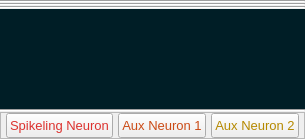
                      <widget class="QWidget" name="page_103_2_0">
                       <layout class="QVBoxLayout" name="verticalLayout_42">
                        <property name="spacing">
                         <number>0</number>
                        </property>
                        <property name="leftMargin">
                         <number>0</number>
                        </property>
                        <property name="topMargin">
                         <number>0</number>
                        </property>
                        <property name="rightMargin">
                         <number>0</number>
                        </property>
                        <property name="bottomMargin">
                         <number>0</number>
                        </property>
                        <item>
                         <widget class="PlotWidget" name="DataAnalysis_Oscilloscope_widget2_0_0" native="true">
                          <property name="sizePolicy">
                           <sizepolicy hsizetype="Preferred" vsizetype="Expanding">
                            <horstretch>0</horstretch>
                            <verstretch>0</verstretch>
                           </sizepolicy>
                          </property>
                          <property name="styleSheet">
                           <string notr="true">background-color: rgb(0, 30, 38);</string>
                          </property>
                         </widget>
                        </item>
                        <item>
                         <widget class="Line" name="line_14">
                          <property name="orientation">
                           <enum>Qt::Horizontal</enum>
                          </property>
                         </widget>
                        </item>
                        <item>
                         <widget class="PlotWidget" name="DataAnalysis_Oscilloscope_widget2_0_1" native="true">
                          <property name="sizePolicy">
                           <sizepolicy hsizetype="Preferred" vsizetype="Expanding">
                            <horstretch>0</horstretch>
                            <verstretch>0</verstretch>
                           </sizepolicy>
                          </property>
                          <property name="styleSheet">
                           <string notr="true">background-color: rgb(0, 30, 38);</string>
                          </property>
                         </widget>
                        </item>
                        <item>
                         <widget class="Line" name="line_13">
                          <property name="orientation">
                           <enum>Qt::Horizontal</enum>
                          </property>
                         </widget>
                        </item>
                        <item>
                         <widget class="PlotWidget" name="DataAnalysis_Oscilloscope_widget2_0_2" native="true">
                          <property name="sizePolicy">
                           <sizepolicy hsizetype="Preferred" vsizetype="Expanding">
                            <horstretch>0</horstretch>
                            <verstretch>0</verstretch>
                           </sizepolicy>
                          </property>
                          <property name="styleSheet">
                           <string notr="true">background-color: rgb(0, 30, 38);</string>
                          </property>
                         </widget>
                        </item>
                        <item>
                         <widget class="Line" name="line_11">
                          <property name="orientation">
                           <enum>Qt::Horizontal</enum>
                          </property>
                         </widget>
                        </item>
                        <item>
                         <widget class="PlotWidget" name="DataAnalysis_Oscilloscope_widget2_0_3" native="true">
                          <property name="sizePolicy">
                           <sizepolicy hsizetype="Preferred" vsizetype="Fixed">
                            <horstretch>0</horstretch>
                            <verstretch>0</verstretch>
                           </sizepolicy>
                          </property>
                          <property name="minimumSize">
                           <size>
                            <width>0</width>
                            <height>100</height>
                           </size>
                          </property>
                          <property name="maximumSize">
                           <size>
                            <width>16777215</width>
                            <height>100</height>
                           </size>
                          </property>
                          <property name="styleSheet">
                           <string notr="true">background-color: rgb(0, 30, 38);
</string>
                          </property>
                         </widget>
                        </item>
                        <item>
                         <widget class="Line" name="line_35">
                          <property name="orientation">
                           <enum>Qt::Horizontal</enum>
                          </property>
                         </widget>
                        </item>
                        <item>
                         <widget class="QFrame" name="DataAnalysis_Neurons_pushButton20_frame">
                          <property name="sizePolicy">
                           <sizepolicy hsizetype="Preferred" vsizetype="Preferred">
                            <horstretch>0</horstretch>
                            <verstretch>0</verstretch>
                           </sizepolicy>
                          </property>
                          <property name="minimumSize">
                           <size>
                            <width>0</width>
                            <height>25</height>
                           </size>
                          </property>
                          <property name="frameShape">
                           <enum>QFrame::StyledPanel</enum>
                          </property>
                          <property name="frameShadow">
                           <enum>QFrame::Raised</enum>
                          </property>
                          <layout class="QHBoxLayout" name="horizontalLayout_105">
                           <property name="spacing">
                            <number>5</number>
                           </property>
                           <property name="leftMargin">
                            <number>5</number>
                           </property>
                           <property name="topMargin">
                            <number>0</number>
                           </property>
                           <property name="rightMargin">
                            <number>5</number>
                           </property>
                           <property name="bottomMargin">
                            <number>0</number>
                           </property>
                           <item>
                            <widget class="QPushButton" name="DataAnalysis_Neuron0Vm_pushButton20">
                             <property name="minimumSize">
                              <size>
                               <width>25</width>
                               <height>0</height>
                              </size>
                             </property>
                             <property name="maximumSize">
                              <size>
                               <width>16777215</width>
                               <height>25</height>
                              </size>
                             </property>
                             <property name="font">
                              <font>
                               <pointsize>10</pointsize>
                              </font>
                             </property>
                             <property name="styleSheet">
                              <string notr="true">color: rgb(220, 50, 47);</string>
                             </property>
                             <property name="text">
                              <string>Spikeling Neuron</string>
                             </property>
                            </widget>
                           </item>
                           <item>
                            <widget class="QPushButton" name="DataAnalysis_Neuron1Vm_pushButton20">
                             <property name="minimumSize">
                              <size>
                               <width>0</width>
                               <height>25</height>
                              </size>
                             </property>
                             <property name="maximumSize">
                              <size>
                               <width>16777215</width>
                               <height>25</height>
                              </size>
                             </property>
                             <property name="font">
                              <font>
                               <pointsize>10</pointsize>
                              </font>
                             </property>
                             <property name="styleSheet">
                              <string notr="true">color: rgb(203, 75, 22);</string>
                             </property>
                             <property name="text">
                              <string>Aux Neuron 1</string>
                             </property>
                            </widget>
                           </item>
                           <item>
                            <widget class="QPushButton" name="DataAnalysis_Neuron2Vm_pushButton20">
                             <property name="sizePolicy">
                              <sizepolicy hsizetype="Minimum" vsizetype="Fixed">
                               <horstretch>0</horstretch>
                               <verstretch>25</verstretch>
                              </sizepolicy>
                             </property>
                             <property name="minimumSize">
                              <size>
                               <width>0</width>
                               <height>25</height>
                              </size>
                             </property>
                             <property name="maximumSize">
                              <size>
                               <width>16777215</width>
                               <height>25</height>
                              </size>
                             </property>
                             <property name="font">
                              <font>
                               <pointsize>10</pointsize>
                              </font>
                             </property>
                             <property name="styleSheet">
                              <string notr="true">color: rgb(181, 137, 0);</string>
                             </property>
                             <property name="text">
                              <string>Aux Neuron 2</string>
                             </property>
                            </widget>
                           </item>
                          </layout>
                         </widget>
                        </item>
                       </layout>
                      </widget>
